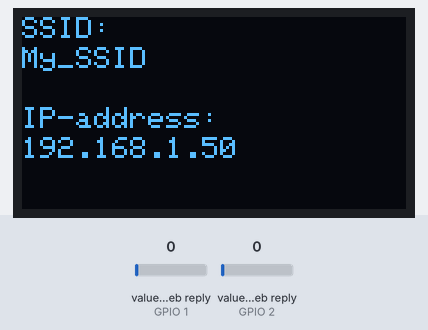
Simulated run of this sketch. Board: ESP32. Shown: 128×64 one-colour display. Inputs (shaded band) come from the test bench; at power-on: value in the web reply (sensors on GPIO 1, GPIO 2) 0. WiFi joins after 1.5 s; servers stay silent unless stated; web services answer with replies made up by the test bench; what the sketch prints to the serial monitor is not drawn.

Above: at 5.6 s.
5.7 s: value in the web reply (sensor on GPIO 1) set to 2
At 8.9 s:
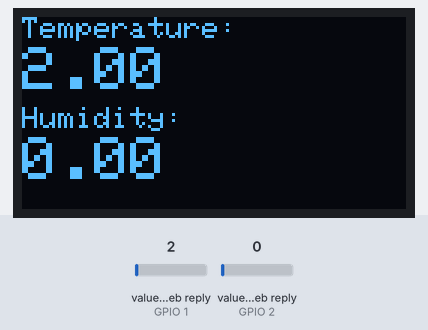
9.2 s: value in the web reply (sensor on GPIO 2) set to 2
At 10.1 s:
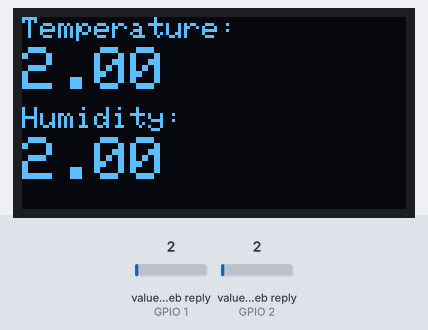
12.5 s: value in the web reply (sensor on GPIO 1) set to 25
At 15.4 s:
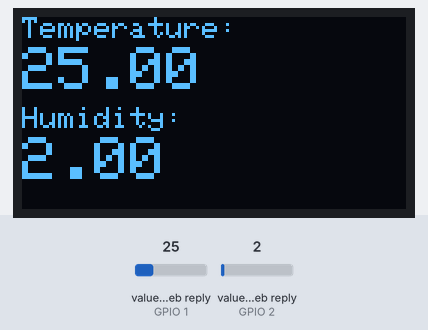
15.8 s: value in the web reply (sensor on GPIO 2) set to 25
At 16.3 s:
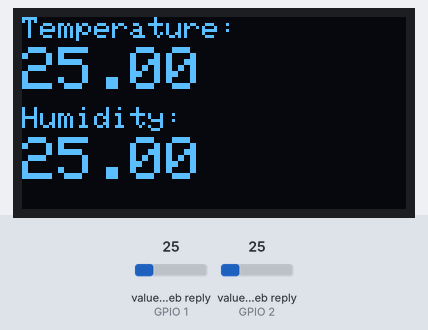
19.1 s: value in the web reply (sensor on GPIO 1) set to 50
At 21.7 s:
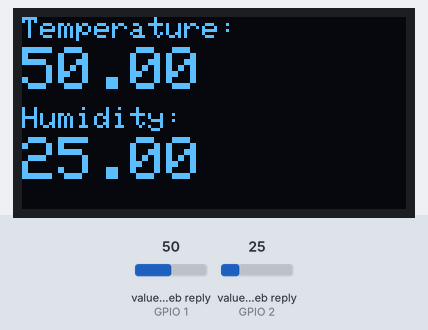
22.4 s: value in the web reply (sensor on GPIO 2) set to 50
At 24.9 s:
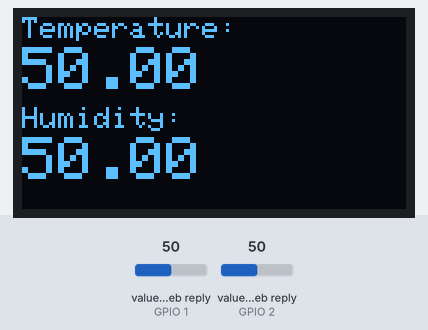
Timing chart, 0 to 26.4 s (numbered marks = the images above; inputs shaded):
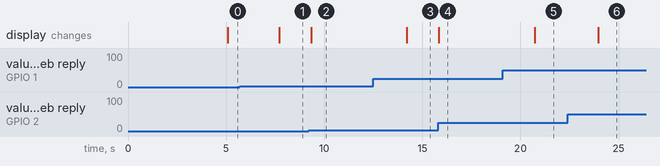

Measured:
- after the input at 5.7 s, the display: changes after 2.0 s (image 1)
- after the input at 9.2 s, the display: changes after 0.14 s (image 2)
- after the input at 12.5 s, the display: changes after 1.7 s (image 3)
- after the input at 15.8 s, the display: changes at once (image 4)
- after the input at 19.1 s, the display: changes after 1.6 s (image 5)
- after the input at 22.4 s, the display: changes after 1.6 s (image 6)

The sketch:

Arduino_ThingSpeak.ino
```cpp
#include "ThingSpeak.h"
#include "config.h"
#include <WiFi.h>
#include <SPI.h>
#include <Wire.h>
#include <Adafruit_GFX.h>
#include <Adafruit_SSD1306.h>

char ssid[] = SECRET_SSID;   // your network SSID (name)
char pass[] = SECRET_PASS;   // your network password
WiFiClient  client;
IPAddress ip;

Adafruit_SSD1306 display(SCREEN_WIDTH, SCREEN_HEIGHT, &Wire, OLED_RESET);

void setup() {
  Serial.begin(115200);  //Initialize serial
  Wire.begin (19, 22);
  if (!display.begin(SSD1306_SWITCHCAPVCC, 0x3C)) { // Address 0x3D for 128x64
    Serial.println(F("SSD1306 allocation failed"));
    for (;;); // Don't proceed, loop forever
  }
  display.clearDisplay();
  display.setTextSize(1);
  display.setTextColor(WHITE);
  display.setCursor(0, 0);
  display.println(F("Connecting to Network"));
  display.display();

  WiFi.mode(WIFI_STA);
  ThingSpeak.begin(client);  // Initialize ThingSpeak
}

void loop() {

  int statusCode = 0;

  // Connect or reconnect to WiFi
  if (WiFi.status() != WL_CONNECTED) {
    Serial.print("Attempting to connect to SSID: ");
    Serial.println(SECRET_SSID);
    while (WiFi.status() != WL_CONNECTED) {
      WiFi.begin(ssid, pass); // Connect to WPA/WPA2 network. Change this line if using open or WEP network
      Serial.print(".");
      delay(5000);
    }
    ip = WiFi.localIP();
    //Dipslaying wifi information for 2 seconds on the display
    display.clearDisplay();
    display.setTextSize(1);
    display.setTextColor(WHITE);
    display.setCursor(0, 0);
    display.println(F("SSID: "));
    display.setCursor(0, 10);
    display.println(F(ssid));
    display.setCursor(0, 30);
    display.println(F("IP-address:"));
    display.setCursor(0, 40);
    display.println(ip);
    display.display();
    delay(2000);
  }

  // Read temperature
  float temperature = ThingSpeak.readFloatField(CHANNEL_ID, 1, APIKEY);
  statusCode = ThingSpeak.getLastReadStatus();
  if (statusCode == 200) {
    Serial.println("Temperature = " + String(temperature) + " C");
  } else {
    Serial.println("Problem reading channel. HTTP error code " + String(statusCode));
  }
  // Read humidity
  float humidity = ThingSpeak.readLongField(CHANNEL_ID, 2, APIKEY);
  if (statusCode == 200) {
    Serial.println("Humidity = " + String(humidity) + " %");
  } else {
    Serial.println("Problem reading channel. HTTP error code " + String(statusCode));
  }
  displayData(temperature, humidity); // Display data on the display
  delay(READ_INTERVAL);
}

// Displaying temperature and humidity to on the OLED Display
void displayData(float temperature, float humidity) {
  display.clearDisplay();
  display.setTextSize(1);
  display.setCursor(0, 0);
  display.println(F("Temperature:"));
  display.setCursor(0, 10);
  display.setTextSize(2);
  display.println(temperature);
  display.setTextSize(1);
  display.setCursor(0, 30);
  display.println(F("Humidity:"));
  display.setCursor(0, 40);
  display.setTextSize(2);
  display.println(humidity);
  display.display();
}
```

config.h
```cpp
//WIFI SETTINGS
#define SECRET_SSID "My_SSID"		// Wifi SSID
#define SECRET_PASS "My_Password"	// Wifi Password
//THINGSPEAK SETTINGS
#define CHANNEL_ID 1009663        //Thingspeak channel ID
#define APIKEY "HL69SBOYW13OVNEI" //Thingspeak READ api-key
#define READ_INTERVAL     1000 // How often data gets received from the thingspeak channel

//OLED SETTINGS
#define SCREEN_WIDTH 128 // OLED display width, in pixels
#define SCREEN_HEIGHT 64 // OLED display height, in pixels
// Declaration for an SSD1306 display connected to I2C (SDA, SCL pins)
#define OLED_RESET     4 // Reset pin # (or -1 if sharing Arduino reset pin)
```
